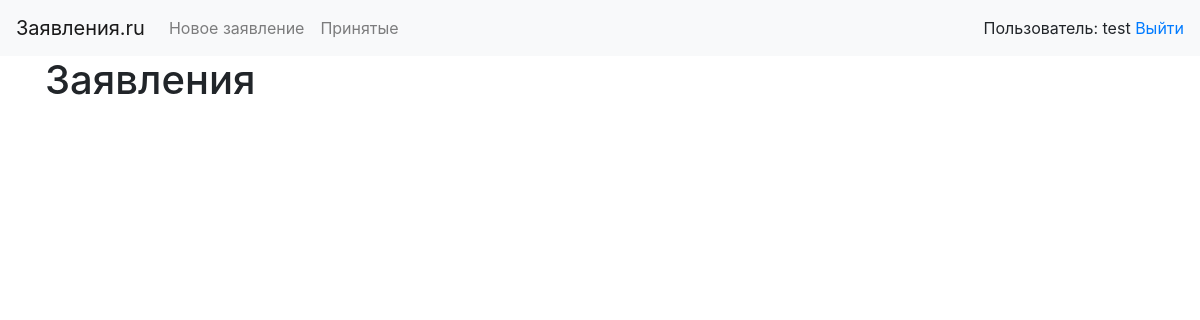
Page / (signed in) on the earlier database version.
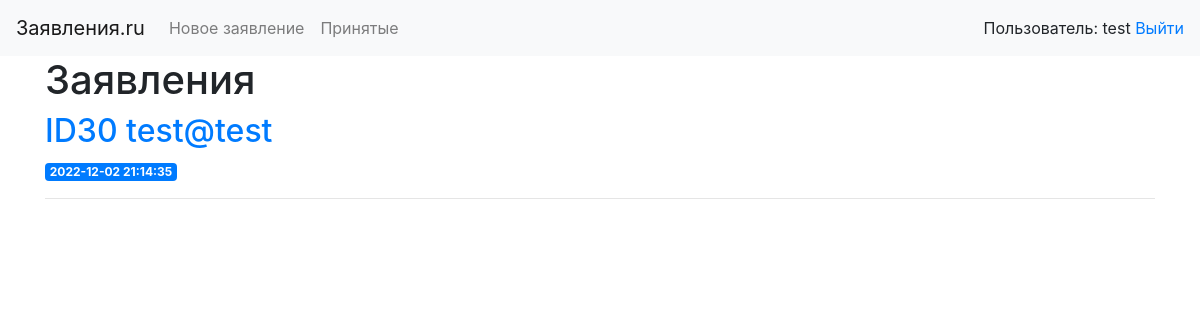
Same page on the later database version.
### web/app.py (models this page shows)
class User(db.Model, UserMixin):
    id = db.Column(db.Integer, primary_key=True)  # primary keys are required by SQLAlchemy
    email = db.Column(db.String(100), nullable=False, unique=True)
    password = db.Column(db.String(100), nullable=False)
    name = db.Column(db.String(1000), nullable=False)

### tables this page shows
CREATE TABLE posts (
    id INTEGER PRIMARY KEY AUTOINCREMENT,
    created TIMESTAMP NOT NULL DEFAULT CURRENT_TIMESTAMP,
    title TEXT NOT NULL,
    content TEXT NOT NULL
, status text 'В ожидании', date_begin text, date_end text, code text);

### web/app.py (the view)
@app.route('/')
def index():
    conn = get_db_connection()
    posts = conn.execute('SELECT * FROM posts').fetchall()
    conn.close()
    return render_template('index.html', posts=posts)

### web/app.py (called while the page is built)
@manager.user_loader
def load_user(user_id):
    return User.query.get(int(user_id))

def get_db_connection():
    conn = sqlite3.connect('database.db')
    conn.row_factory = sqlite3.Row
    return conn

@app.after_request
def redirect_to_signin(response):
    if response.status_code == 401:
        return redirect(url_for('login') + '?next' + request.url)
    return response

### web/templates/index.html (shortened to what this page needs)
{% extends 'base.html' %}
{% block content %}
    {% if current_user.is_authenticated %}
        <h1>{% block title %} Заявления{% endblock %}</h1>
        {% for post in posts %}
            {% if current_user.name == 'admin' or current_user.email==post['title'] %}
                <a href="{{ url_for('post', post_id=post['id']) }}">
                    <h2>ID{{ post['id'] }} {{ post['title'] }}</h2>
                </a>
                <span class="badge badge-primary">{{ post['created'] }}</span>
                <hr>
            {% endif %}
        {% endfor %}
    {% endif %}
{% endblock %}

### web/templates/base.html (shortened to what this page needs)
<!doctype html>
<html lang="en">
<head>
    <link rel="stylesheet" href="https://stackpath.bootstrapcdn.com/bootstrap/4.3.1/css/bootstrap.min.css"
>
</head>
<body>
<nav class="navbar navbar-expand-md navbar-light bg-light">
    {% if current_user.is_authenticated %}
        <a class="navbar-brand" href="{{ url_for('index') }}">Заявления.ru</a>
        <div class="collapse navbar-collapse" id="navbarNav">
            <ul class="navbar-nav">
                {% if current_user.is_authenticated %}
                    <li class="nav-item">
                        <a class="nav-link" href="{{ url_for('create') }}">Новое заявление</a>
                    </li>
                    <li class="nav-item">
                        <a class="nav-link" href="{{ url_for('accepted') }}">Принятые</a>
                    </li>
                {% endif %}
            </ul>
        </div>
    {% endif %}
    {% if current_user.is_authenticated %}
        <div>Пользователь: {{ current_user.name }}
            <a href="{{ url_for('logout') }}">Выйти</a>
        </div>
    {% endif %}
</nav>
<div class="container">
    {% block content %} {% endblock %}
</div>
</body>
</html>

Differences in the rows shown:
added posts: id "30", title "test@test", created "2022-12-02 21:14:35"
